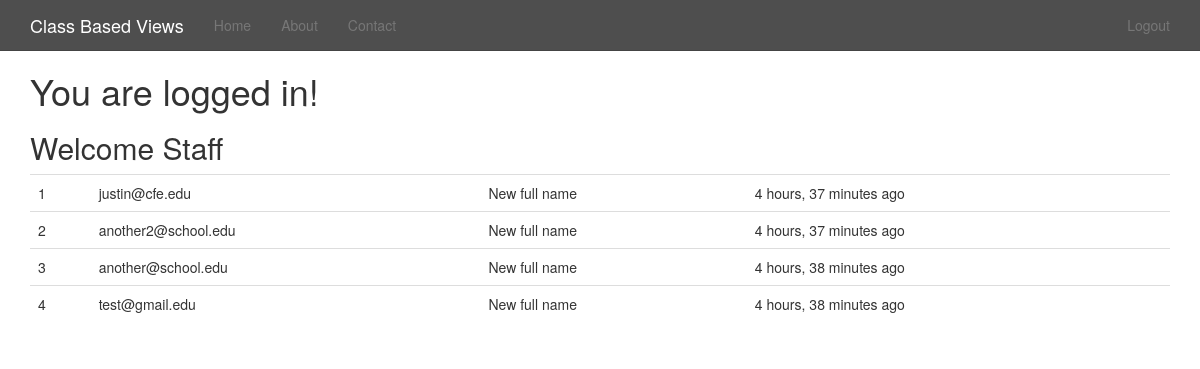
The app's page / (signed in) with its own data.
### newsletter/models.py (models this page shows, shortened)
class SignUp(models.Model):
	email = models.EmailField()
	full_name = models.CharField(max_length=120, blank=True, null=True)
	timestamp = models.DateTimeField(auto_now_add=True, auto_now=False)
	updated = models.DateTimeField(auto_now_add=False, auto_now=True)

### newsletter/views.py (the view, shortened to what this page needs)
# urls.py: url(r'^$', 'newsletter.views.home', name='home'),
def home(request):
	title = 'Sign Up Now'
	form = SignUpForm(request.POST or None)
	context = {
		"title": title,
		"form": form
	}
	if request.user.is_authenticated() and request.user.is_staff:
		queryset = SignUp.objects.all().order_by('-timestamp') #.filter(full_name__iexact="Justin")
		context = {
			"queryset": queryset
		}
	return render(request, "home.html", context)

### templates/home.html (shortened to what this page needs)
{% extends "base.html" %}
{% load crispy_forms_tags %}
{% load staticfiles %}
{% block content %}
 {% if request.user.is_authenticated %}
<h1>You are logged in!</h1>
	{% if queryset %}
	<h2>Welcome Staff</h2>
	<table class='table'>
	{% for instance in queryset %}
		<tr><td>{{ forloop.counter }}</td><td>{{ instance.email }}</td><td>{{ instance.full_name }}</td><td>{{ instance.timestamp|timesince }} ago</td></tr>
	{% endfor %}
	</table>
	{% endif %}
{% endif %}
{% endblock %}

### templates/base.html (shortened to what this page needs)
{% load staticfiles %}
<!DOCTYPE html>
<html lang="en">
  <head>
    {% include 'head_css.html' %}
  </head>
  <body>
  {% include 'navbar.html' %}
    <div class="container">
            {% block content %}
            {% endblock %}
    </div>
  </body>
</html>

### templates/head_css.html
{% load staticfiles %}
    <link rel="stylesheet" href="//maxcdn.bootstrapcdn.com/font-awesome/4.3.0/css/font-awesome.min.css">
    <link href="{% static 'css/bootstrap.min.css' %}" rel="stylesheet">
    <link href="{% static 'css/navbar-static-top.css' %}" rel="stylesheet">
     <link href="{% static 'css/custom.css' %}" rel="stylesheet">

### templates/navbar.html (shortened to what this page needs)
   {% load staticfiles %}
    <nav class="navbar navbar-default navbar-static-top">
      <div class="container">
        <div class="navbar-header">
          <a class="navbar-brand" href="{% url 'home' %}">Class Based Views</a>
        </div>
        <div id="navbar" class="navbar-collapse collapse">
          <ul class="nav navbar-nav">
            <li><a href="{% url 'home' %}">Home</a></li>
            <li><a href="{% url 'about' %}">About</a></li>
            <li><a href="{% url 'contact' %}">Contact</a></li>
          </ul>
          <ul class="nav navbar-nav navbar-right">
          {% if request.user.is_authenticated %}
            <li><a href="{% url 'auth_logout' %}">Logout</a></li>
            {% else %}
            <li><a href="{% url 'registration_register' %}">Register</a></li>
            {% endif %}
          </ul>
        </div>
      </div>
    </nav>

### templates/javascript.html (shortened to what this page needs)
{% load staticfiles %}

### static_in_pro/our_static/css/navbar-static-top.css (style rules this page uses)
body { min-height: 1000px; }
.navbar-static-top { margin-bottom: 19px; background-color: #4E4E4E; border-color: #444444; }
.navbar-default .navbar-brand { color: #FFF; }

### records on screen
SignUp: email "justin@cfe.edu", full_name "New full name", timestamp "4 hours, 37 minutes"
SignUp: email "another2@school.edu", full_name "New full name", timestamp "4 hours, 37 minutes"
SignUp: email "another@school.edu", full_name "New full name", timestamp "4 hours, 38 minutes"
SignUp: email "test@gmail.edu", full_name "New full name", timestamp "4 hours, 38 minutes"
